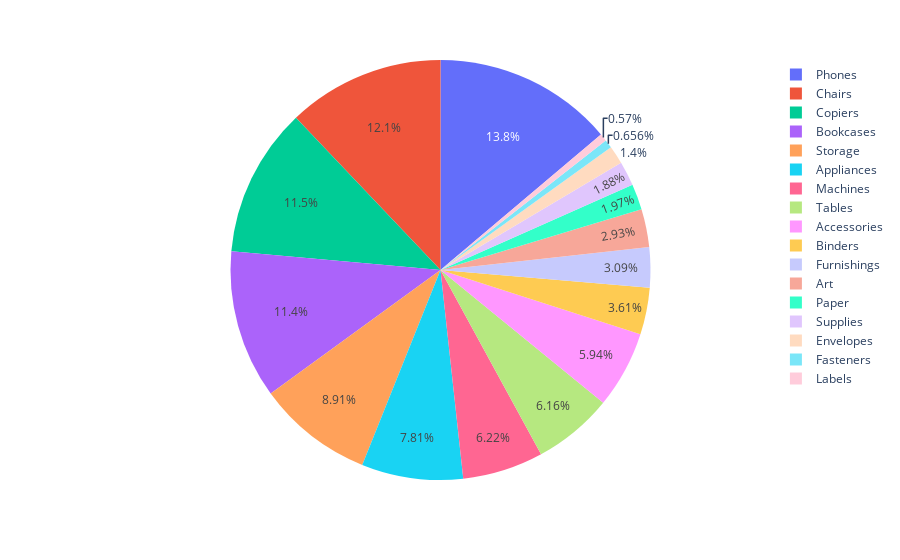

The code cell stored with this chart in its notebook:
### Markdown cell above
* Sub-Category

### Code cell
sub_category_sales = df.groupby('sub_category')['sales'].sum().reset_index()
fig = px.pie(sub_category_sales, values='sales', names='sub_category')
fig.show()

### Figure 1 — Plotly figure (JSON) as saved in the notebook; plotly's stock layout.template omitted (floating-point values rounded to 4 significant figures)
{"data": [{"domain": {"x": [0, 1], "y": [0, 1]}, "hovertemplate": "sub_category=%{label}<br>sales=%{value}<extra></extra>", "labels": ["Accessories", "Appliances", "Art", "Binders", "Bookcases", "Chairs", "Copiers", "Envelopes", "Fasteners", "Furnishings", "Labels", "Machines", "Paper", "Phones", "Storage", "Supplies", "Tables"], "legendgroup": "", "name": "", "showlegend": true, "type": "pie", "values": [495790, 651290, 244553, 301511, 953375, 1008302, 959057, 116824, 54693, 257572, 47524, 518785, 164680, 1154861, 743681, 156792, 513574]}], "layout": {"legend": {"tracegroupgap": 0}, "margin": {"t": 60}}}
